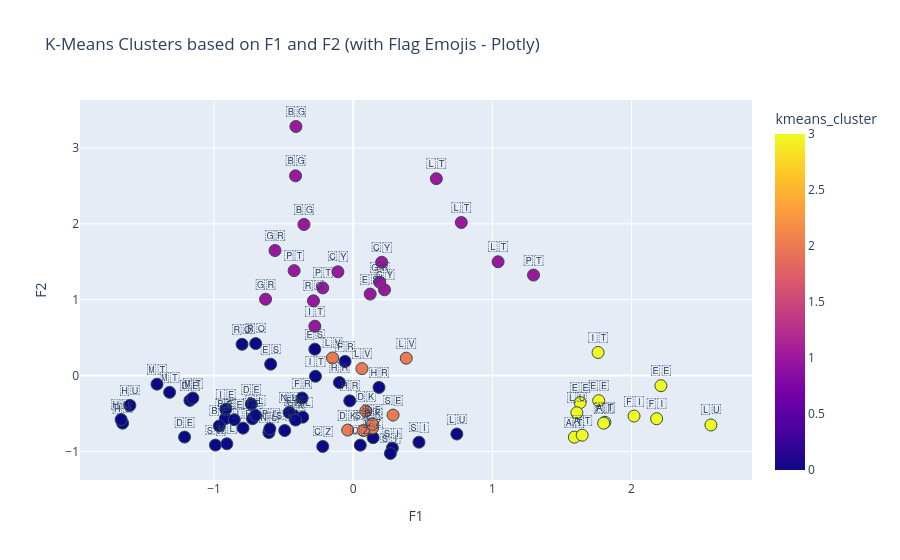

The code cell stored with this chart in its notebook:
### Code cell
import plotly.express as px

# Define a new, distinct color map for the clusters, avoiding yellow
cluster_colors = {
    0: '#1b9e77', # Green
    1: '#d95f02', # Orange-brown
    2: '#7570b3', # Purple
    3: '#e7298a'  # Pink/Magenta
}
# Ensure the order of the clusters in the legend
cluster_category_order = [0, 1, 2, 3]

# Create an interactive scatter plot for F1 vs F2 with Flag Emojis
fig_f1_f2 = px.scatter(
    df_cfs_factors,
    x='F1',
    y='F2',
    color='kmeans_cluster',
    text='Flag_Emoji',
    hover_name='Country',
    title='K-Means Clusters based on F1 and F2 (with Flag Emojis - Plotly)',
    labels={'F1': 'Factor 1', 'F2': 'Factor 2'},
    color_discrete_map=cluster_colors, # Explicitly map colors
    category_orders={'kmeans_cluster': cluster_category_order} # Explicitly order legend
)

# Update traces to make markers larger and add an outline for visual grouping
fig_f1_f2.update_traces(
    textposition='top center',
    marker=dict(size=12, line=dict(width=1, color='DarkSlateGrey'))
)
fig_f1_f2.update_layout(
    xaxis_title='F1',
    yaxis_title='F2',
    legend_title='Cluster'
)
fig_f1_f2.show()

### Figure 1 — Plotly figure (JSON) as saved in the notebook; plotly's stock layout.template omitted (floating-point values rounded to 4 significant figures)
{"data": [{"hovertemplate": "<b>%{hovertext}</b><br><br>Factor 1=%{x}<br>Factor 2=%{y}<br>Flag_Emoji=%{text}<br>kmeans_cluster=%{marker.color}<extra></extra>", "hovertext": ["Austria", "Austria", "Austria", "Belgium", "Belgium", "Belgium", "Bulgaria", "Bulgaria", "Bulgaria", "Croatia", "Croatia", "Croatia", "Cyprus", "Cyprus", "Cyprus", "Czechia", "Czechia", "Czechia", "Denmark", "Denmark", "Denmark", "Estonia", "Estonia", "Estonia", "Finland", "Finland", "Finland", "France", "France", "France", "Germany", "Germany", "Germany", "Greece", "Greece", "Greece", "Hungary", "Hungary", "Hungary", "Ireland", "Ireland", "Ireland", "Italy", "Italy", "Italy", "Latvia", "Latvia", "Latvia", "Lithuania", "Lithuania", "Lithuania", "Luxembourg", "Luxembourg", "Luxembourg", "Malta", "Malta", "Malta", "Netherlands", "Netherlands", "Netherlands", "Poland", "Poland", "Poland", "Portugal", "Portugal", "Portugal", "Romania", "Romania", "Romania", "Slovakia", "Slovakia", "Slovakia", "Slovenia", "Slovenia", "Slovenia", "Spain", "Spain", "Spain", "Sweden", "Sweden", "Sweden"], "legendgroup": "", "marker": {"color": [3, 3, 3, 0, 0, 0, 1, 1, 1, 0, 0, 0, 1, 1, 1, 0, 0, 0, 2, 2, 2, 3, 3, 3, 3, 3, 3, 0, 0, 0, 0, 0, 0, 1, 1, 1, 0, 0, 0, 0, 0, 0, 1, 0, 3, 2, 2, 2, 1, 1, 1, 0, 3, 3, 0, 0, 0, 0, 0, 0, 0, 0, 0, 1, 1, 1, 0, 0, 1, 0, 0, 0, 0, 0, 0, 0, 0, 1, 2, 2, 2], "coloraxis": "coloraxis", "line": {"color": "DarkSlateGrey", "width": 1}, "size": 12, "symbol": "circle"}, "mode": "markers+text", "name": "", "orientation": "v", "showlegend": false, "text": ["🇦🇹", "🇦🇹", "🇦🇹", "🇧🇪", "🇧🇪", "🇧🇪", "🇧🇬", "🇧🇬", "🇧🇬", "🇭🇷", "🇭🇷", "🇭🇷", "🇨🇾", "🇨🇾", "🇨🇾", "🇨🇿", "🇨🇿", "🇨🇿", "🇩🇰", "🇩🇰", "🇩🇰", "🇪🇪", "🇪🇪", "🇪🇪", "🇫🇮", "🇫🇮", "🇫🇮", "🇫🇷", "🇫🇷", "🇫🇷", "🇩🇪", "🇩🇪", "🇩🇪", "🇬🇷", "🇬🇷", "🇬🇷", "🇭🇺", "🇭🇺", "🇭🇺", "🇮🇪", "🇮🇪", "🇮🇪", "🇮🇹", "🇮🇹", "🇮🇹", "🇱🇻", "🇱🇻", "🇱🇻", "🇱🇹", "🇱🇹", "🇱🇹", "🇱🇺", "🇱🇺", "🇱🇺", "🇲🇹", "🇲🇹", "🇲🇹", "🇳🇱", "🇳🇱", "🇳🇱", "🇵🇱", "🇵🇱", "🇵🇱", "🇵🇹", "🇵🇹", "🇵🇹", "🇷🇴", "🇷🇴", "🇷🇴", "🇸🇰", "🇸🇰", "🇸🇰", "🇸🇮", "🇸🇮", "🇸🇮", "🇪🇸", "🇪🇸", "🇪🇸", "🇸🇪", "🇸🇪", "🇸🇪"], "textposition": "top center", "type": "scatter", "x": [1.589, 1.645, 1.809, -0.9194, -0.9626, -0.8548, -0.412, -0.4146, -0.3542, -0.09917, -0.02491, 0.1852, 0.2044, -0.1102, 0.2249, -0.2191, 0.05048, 0.1431, 0.1385, -0.03987, 0.09059, 1.631, 1.764, 2.212, 1.8, 2.018, 2.18, -0.4262, -0.3673, -0.05878, -1.212, -1.174, -0.7326, -0.5622, -0.6301, 0.1909, -1.605, -1.658, -1.668, -0.7239, -0.7919, -0.9159, -0.276, -0.2715, 1.76, -0.1489, 0.06255, 0.3811, 0.5973, 0.7766, 1.041, 0.7445, 1.607, 2.571, -1.153, -1.32, -1.41, -0.9082, -0.6063, -0.4607, -0.703, -0.5995, -0.3632, -0.4248, -0.2189, 1.296, -0.799, -0.7011, -0.2857, -0.9903, -0.4924, -0.4144, 0.4724, 0.2813, 0.2671, -0.5935, -0.276, 0.1217, 0.07312, 0.1387, 0.2862], "xaxis": "x", "y": [-0.8127, -0.787, -0.6161, -0.568, -0.6646, -0.5819, 3.283, 2.632, 1.992, -0.09263, -0.3342, -0.1566, 1.493, 1.367, 1.13, -0.9355, -0.918, -0.8194, -0.6924, -0.7193, -0.4679, -0.3567, -0.3313, -0.1343, -0.6283, -0.5346, -0.5697, -0.5308, -0.2971, 0.1857, -0.8118, -0.3279, -0.3772, 1.648, 1.006, 1.23, -0.3941, -0.6282, -0.5806, -0.5702, -0.6937, -0.4444, 0.6505, -0.00997, 0.304, 0.2317, 0.09074, 0.2285, 2.595, 2.018, 1.5, -0.7714, -0.491, -0.6523, -0.2973, -0.2222, -0.1137, -0.8998, -0.7513, -0.488, -0.5243, -0.7029, -0.5489, 1.383, 1.155, 1.324, 0.4112, 0.4211, 0.9846, -0.9176, -0.7253, -0.5871, -0.8792, -0.9566, -1.028, 0.1497, 0.3473, 1.073, -0.7253, -0.6426, -0.5219], "yaxis": "y"}], "layout": {"coloraxis": {"colorbar": {"title": {"text": "kmeans_cluster"}}, "colorscale": [[0, "#0d0887"], [0.1111, "#46039f"], [0.2222, "#7201a8"], [0.3333, "#9c179e"], [0.4444, "#bd3786"], [0.5556, "#d8576b"], [0.6667, "#ed7953"], [0.7778, "#fb9f3a"], [0.8889, "#fdca26"], [1, "#f0f921"]]}, "legend": {"title": {"text": "Cluster"}, "tracegroupgap": 0}, "title": {"text": "K-Means Clusters based on F1 and F2 (with Flag Emojis - Plotly)"}, "xaxis": {"anchor": "y", "domain": [0, 1], "title": {"text": "F1"}}, "yaxis": {"anchor": "x", "domain": [0, 1], "title": {"text": "F2"}}}}
